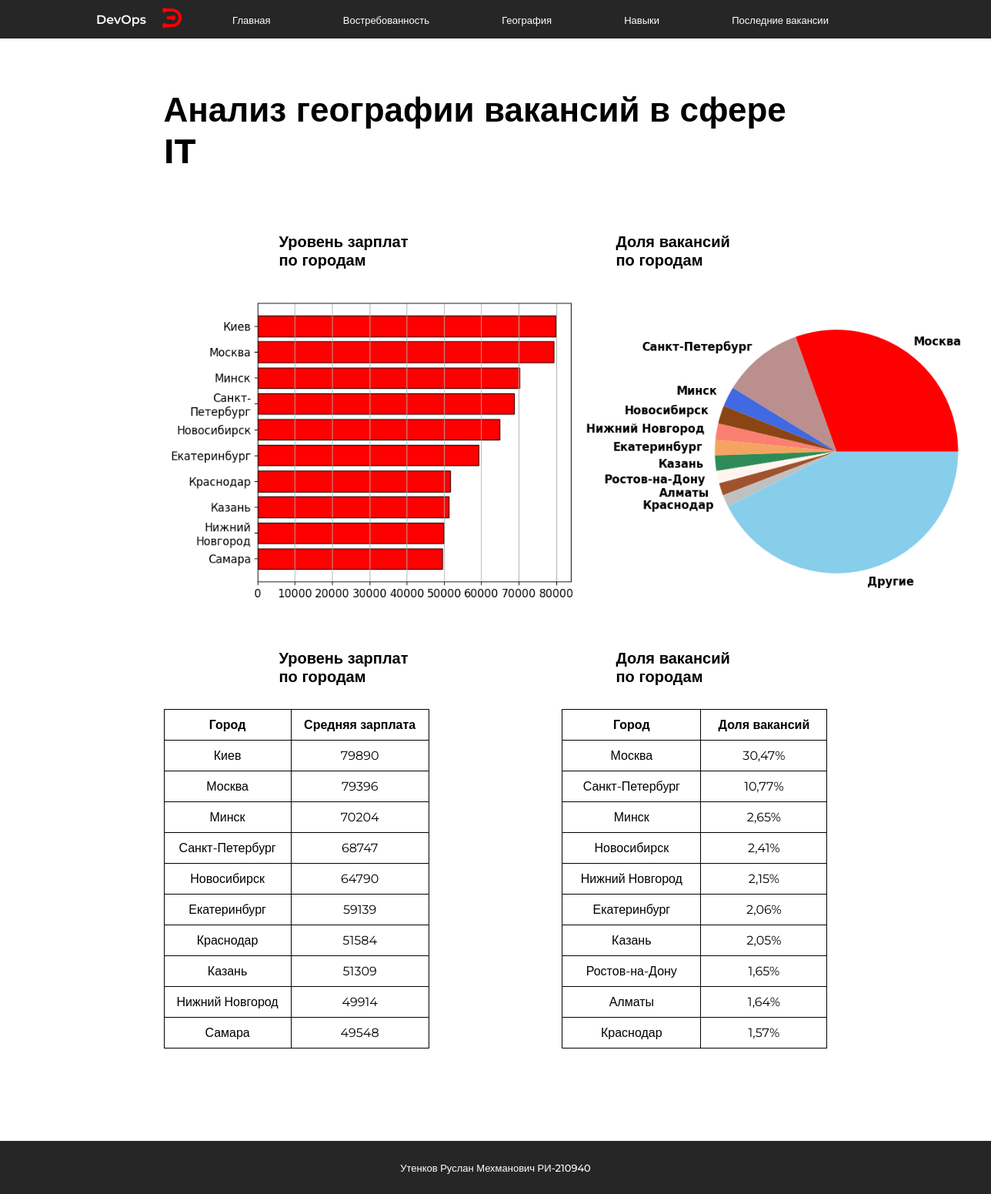
Screenshot of /Geography with the database file from the repository.
### main/models.py (models this page shows, shortened)
class AreaSalaryAnalyze(models.Model):
    area = models.TextField('Название города')
    salary = models.PositiveIntegerField('Средняя зарплата')
    class Meta:
        verbose_name = 'Статистика'
        verbose_name_plural = 'Динамика уровня зарплат по городам'

class AreaNumberAnalyze(models.Model):
    area = models.TextField('Название города')
    stake = models.DecimalField('Доля', max_digits=5, decimal_places=2)
    class Meta:
        verbose_name = 'Статистика'
        verbose_name_plural = 'Динамика количества вакансий по городам'

### main/views.py (the view)
# urls.py: path('Geography', views.geo, name='geo'),
def geo(request):
    share_number_stat = AreaNumberAnalyze.objects.all()
    salary_stat = AreaSalaryAnalyze.objects.all()
    return render(request, 'main/geo.html', {'salary_stat': salary_stat, 'share_number_stat': share_number_stat})

### main/templates/main/geo.html (shortened to what this page needs)
{% extends 'main/base.html' %}
{% load  static %}
{% block css %}
    <link rel='stylesheet' href="{% static 'main/css/stylesheet.css' %}">
{% endblock %}
{% block content %}
    <h1>Анализ географии вакансий в сфере IT</h1>
    <div class="devops">
    <h2>Уровень зарплат по городам</h2>
    <h2>Доля вакансий по городам</h2>
    </div>
    <div class="devops">
    {% block images %}
    <img src="{% static 'main/images/geo/salary.png' %}" width="540px" alt="Уровень зарплат по городам">
    <img src="{% static 'main/images/geo/number.png' %}" width="540px" alt="Доля вакансий по городам">
    </div>
    <div class="devops">
        <h2>Уровень зарплат по городам</h2>
        <h2>Доля вакансий по городам</h2>
    </div>
    <div class="devops">
        <table>
        <thead>
            <tr>
                <th>Город</th>
                <th>Средняя зарплата</th>
            </tr>
        </thead>
        {% for row in salary_stat %}
        <tr>
            <td>{{ row.area }}</td>
            <td>{{ row.salary }}</td>
        </tr>
        {% endfor %}
    </table>
            <table>
        <thead>
            <tr>
                <th>Город</th>
                <th>Доля вакансий</th>
            </tr>
        </thead>
        {% for row in share_number_stat %}
        <tr>
            <td>{{ row.area }}</td>
            <td>{{ row.stake }}%</td>
        </tr>
        {% endfor %}
    </table>
    </div>
{% endblock %}
{% endblock %}

### main/static/main/css/stylesheet.css (style rules this page uses)
body { margin: 0; font-family: 'Montserrat', sans-serif; display: grid; }
h1 { font-size: 44px; font-weight: 700; margin-top: 75px; }
h2 { font-size: 32px; font-weight: 700; margin-top: 50px; }
.devops { display: flex; align-items: center; justify-content: space-between; }
.devops h2 { font-size: 20px; font-weight: 700; margin: 50px 100px 30px 150px; }
table { border-collapse: collapse; width: 100%; margin-bottom: 20px; }
td, th { padding: 10px; border: 1px solid #000000; text-align: center; }
.devops table { width: 40%; }

### rows the page displays
AreaSalaryAnalyze: area "Киев", salary "79890"
AreaSalaryAnalyze: area "Москва", salary "79396"
AreaSalaryAnalyze: area "Минск", salary "70204"
AreaSalaryAnalyze: area "Санкт-Петербург", salary "68747"
AreaSalaryAnalyze: area "Новосибирск", salary "64790"
AreaSalaryAnalyze: area "Екатеринбург", salary "59139"
AreaSalaryAnalyze: area "Краснодар", salary "51584"
AreaSalaryAnalyze: area "Казань", salary "51309"
AreaSalaryAnalyze: area "Нижний Новгород", salary "49914"
AreaSalaryAnalyze: area "Самара", salary "49548"
AreaNumberAnalyze: area "Москва", stake "30,47"
AreaNumberAnalyze: area "Санкт-Петербург", stake "10,77"
AreaNumberAnalyze: area "Минск", stake "2,65"
AreaNumberAnalyze: area "Новосибирск", stake "2,41"
AreaNumberAnalyze: area "Нижний Новгород", stake "2,15"
AreaNumberAnalyze: area "Екатеринбург", stake "2,06"
AreaNumberAnalyze: area "Казань", stake "2,05"
AreaNumberAnalyze: area "Ростов-на-Дону", stake "1,65"
AreaNumberAnalyze: area "Алматы", stake "1,64"
AreaNumberAnalyze: area "Краснодар", stake "1,57"
